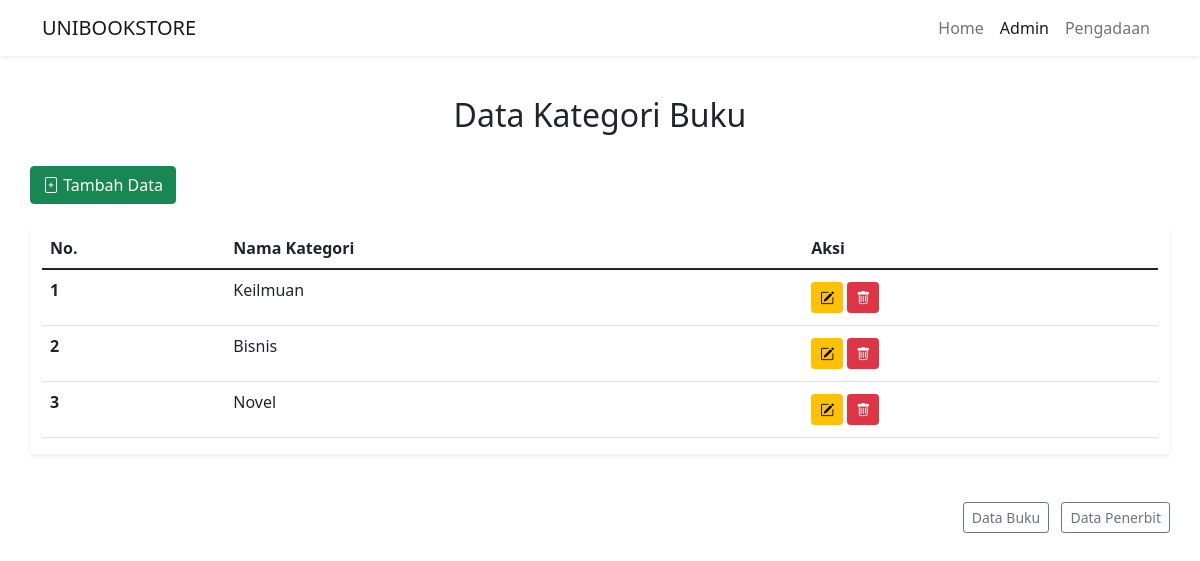
The page /kategori.php on the database its author committed.
### tables this page shows
CREATE TABLE `tb_kategori` (
  `id_kategori` int(11) NOT NULL,
  `nama_kategori` varchar(50) NOT NULL
);

### kategori.php (the view, shortened to what this page needs)
<?php
require_once('connection.php');
$query = "SELECT * FROM tb_kategori";
$result = mysqli_query($mysqli, $query);
?>
<!DOCTYPE html>
<html lang="en">
<head>
   <link href="https://cdn.jsdelivr.net/npm/bootstrap@5.1.3/dist/css/bootstrap.min.css" rel="stylesheet">
   <link rel="stylesheet" href="https://cdn.jsdelivr.net/npm/bootstrap-icons@1.5.0/font/bootstrap-icons.css" />
</head>
<body>
   <nav class="navbar navbar-expand-lg navbar-light  bg-white shadow-sm fixed-top">
      <div class="container">
         <a class="navbar-brand" href="index.php">UNIBOOKSTORE</a>
         <div class="collapse navbar-collapse" id="navbarNav">
            <ul class="navbar-nav ms-auto">
               <li class="nav-item">
                  <a class="nav-link" aria-current="page" href="index.php">Home</a>
               </li>
               <li class="nav-item">
                  <a class="nav-link active" href="admin.php">Admin</a>
               </li>
               <li class="nav-item">
                  <a class="nav-link" href="pengadaan.php">Pengadaan</a>
               </li>
            </ul>
         </div>
      </div>
   </nav>
   <section id="main" style="margin-top: 6rem;">
      <div class="container">
         <div class="row mb-4">
            <h2 class="text-center">Data Kategori Buku</h2>
         </div>
         <div class="row mb-4">
            <div class="col p-0">
               <a href="tambah_kategori.php" class="btn btn-success"><i class="bi bi-file-plus"></i> Tambah Data</a>
            </div>
         </div>
         <div class="row">
            <div class="col-12 shadow-sm">
               <table class="table table-hover table-responsive">
                  <thead>
                     <tr>
                        <th scope="col">No.</th>
                        <th scope="col">Nama Kategori</th>
                        <th scope="col">Aksi</th>
                     </tr>
                  </thead>
                  <tbody>
                     <?php
                        $i = 1;
                        foreach( $result as $kategori ) :
                           $id = $kategori['id_kategori'];
                           $nama = $kategori['nama_kategori'];
                     ?>
                     <tr>
                        <th scope="row"><?= $i++; ?></th>
                        <td><?= ucwords($nama); ?></td>
                        <td>
                           <a href="edit_kategori.php?id=<?= $id; ?>" class="btn btn-sm btn-warning my-1"><i class="bi bi-pencil-square"></i></a>
                           <a href="delete_kategori.php?id=<?= $id; ?>" class="btn btn-sm btn-danger my-1" onclick=" return confirm_delete()"><i class="bi bi-trash"></i></a>
                        </td>
                     </tr>
                     <?php endforeach; ?>
                  </tbody>
               </table>
            </div>
         </div>
         <div class="row mt-5 text-end">
            <div class="col-12 p-0">
               <a href="admin.php" class="btn btn-sm btn-outline-secondary">Data Buku</a>
               <a href="penerbit.php" class="btn btn-sm btn-outline-secondary ms-2">Data Penerbit</a>
            </div>
         </div>
      </div>
   </section>
</body>
</html>

### rows shown on the page
tb_kategori: nama_kategori "Keilmuan"
tb_kategori: nama_kategori "Bisnis"
tb_kategori: nama_kategori "Novel"
